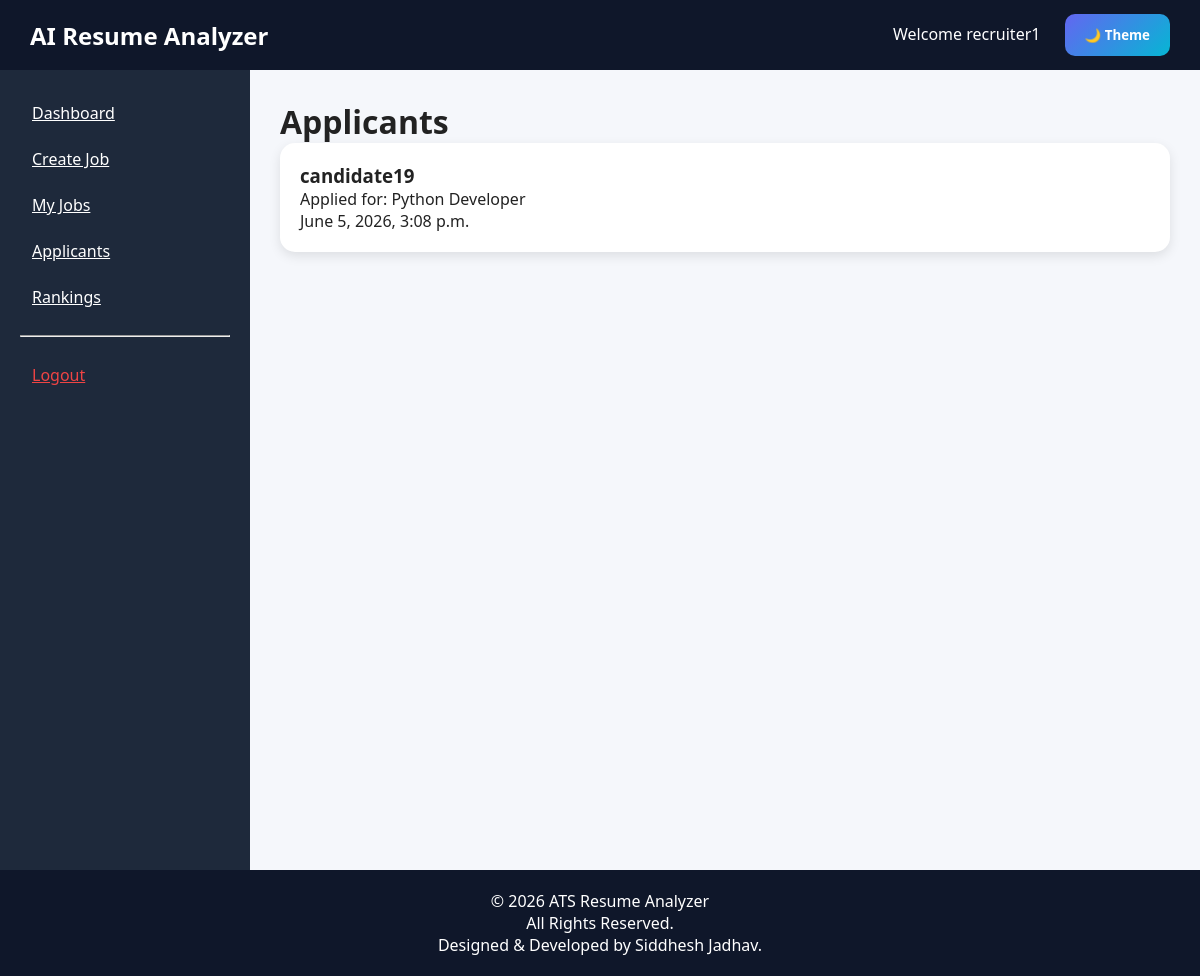
/applicants/ (signed in), run on the app's committed database.
### accounts/models.py (models this page shows, shortened)
class User(AbstractUser):
    ROLE_CHOICES = (
        ('candidate', 'Candidate'),
        ('recruiter', 'Recruiter'),
        ('admin', 'Admin'),
    )
    role = models.CharField(
        max_length=20,
        choices=ROLE_CHOICES
    )

### jobs/models.py (models this page shows, shortened)
class Application(models.Model):
    candidate = models.ForeignKey(
        settings.AUTH_USER_MODEL,
        on_delete=models.CASCADE
    )
    job = models.ForeignKey(
        Job,
        on_delete=models.CASCADE
    )
    ats_score = models.IntegerField(
        default=0
    )
    applied_at = models.DateTimeField(
        auto_now_add=True
    )

class Job(models.Model):
    recruiter = models.ForeignKey(
        settings.AUTH_USER_MODEL,
        on_delete=models.CASCADE
    )
    title = models.CharField(
        max_length=200
    )
    description = models.TextField()
    created_at = models.DateTimeField(
        auto_now_add=True
    )

### jobs/views.py (the view)
@login_required
def applicants(request):
    applications = Application.objects.filter(
        job__recruiter=request.user
    )
    return render(
        request,
        'recruiter/applicants.html',
        {
            'applications': applications
        }
    )

### templates/recruiter/applicants.html (shortened to what this page needs)
{% extends 'layouts/base.html' %}
{% block content %}
<h1>Applicants</h1>
{% for application in applications %}
<div class="card">
    <h3>
        {{ application.candidate.username }}
    </h3>
    <p>
        Applied for:
        {{ application.job.title }}
    </p>
    <p>
        {{ application.applied_at }}
    </p>
</div>
{% empty %}
<p>No applicants yet.</p>
{% endfor %}
{% endblock %}

### templates/includes/navbar.html
<nav
style="
height:70px;
background:#0f172a;
display:flex;
justify-content:space-between;
align-items:center;
padding:0 30px;
"
>
    <h2 style="color:white;">
        AI Resume Analyzer
    </h2>
    <div>
        <span
        style="
        color:white;
        margin-right:20px;
        "
        >
            Welcome
            {{ request.user.username }}
        </span>
        <button
        id="themeToggle"
        class="btn"
        >
            🌙 Theme
        </button>
    </div>
</nav>

### static/css/style.css (style rules this page uses)
.btn { display:inline-block; padding:12px 25px; border:none; border-radius:8px; text-decoration:none; font-weight:bold; cursor:pointer; transition:0.3s; }
.card { background:white; padding:25px; border-radius:15px; box-shadow:0 4px 15px rgba(0,0,0,0.1); }

### templates/layouts/base.html (style rules this page uses)
* { margin:0; padding:0; box-sizing:border-box; font-family:'Segoe UI',sans-serif; }
body { background:#f5f7fb; color:#222; transition:0.3s; }
.card { background:white; padding:20px; border-radius:15px; margin-bottom:20px; box-shadow:0 4px 12px rgba(0,0,0,0.1); transition:0.3s; }
.btn { padding:12px 20px; border:none; border-radius:10px; cursor:pointer; color:white; background:linear-gradient( 135deg, #6366f1, #06b6d4 ); transition:0.3s; }

### data on the page
User: user.username "recruiter1"
Application: candidate.username "candidate19", job "Python Developer", applied_at "June 5, 2026, 3:08 p.m."
